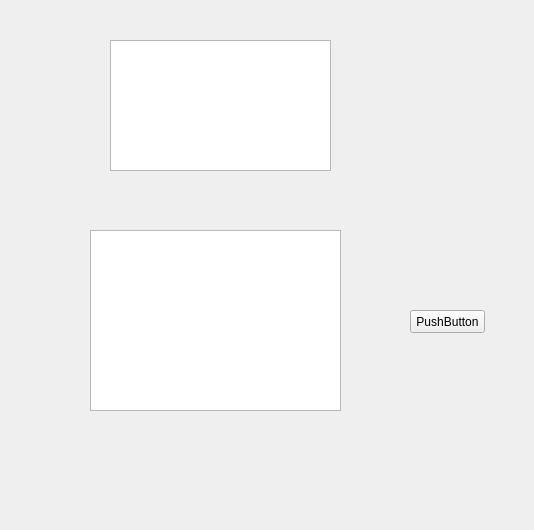
<?xml version="1.0" encoding="UTF-8"?>
<ui version="4.0">
 <class>Form</class>
 <widget class="QWidget" name="Form">
  <property name="geometry">
   <rect>
    <x>0</x>
    <y>0</y>
    <width>534</width>
    <height>530</height>
   </rect>
  </property>
  <property name="windowTitle">
   <string>Form</string>
  </property>
  <widget class="QTextEdit" name="textEdit">
   <property name="geometry">
    <rect>
     <x>110</x>
     <y>40</y>
     <width>221</width>
     <height>131</height>
    </rect>
   </property>
  </widget>
  <widget class="QTextEdit" name="textEdit_2">
   <property name="geometry">
    <rect>
     <x>90</x>
     <y>230</y>
     <width>251</width>
     <height>181</height>
    </rect>
   </property>
   <property name="readOnly">
    <bool>true</bool>
   </property>
  </widget>
  <widget class="QPushButton" name="pushButton">
   <property name="geometry">
    <rect>
     <x>410</x>
     <y>310</y>
     <width>75</width>
     <height>23</height>
    </rect>
   </property>
   <property name="text">
    <string>PushButton</string>
   </property>
  </widget>
 </widget>
 <resources/>
 <connections/>
</ui>
